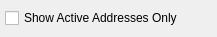
<?xml version="1.0" encoding="UTF-8"?>
<ui version="4.0">
 <comment>This file is part of the xTuple ERP: PostBooks Edition, a free and
open source Enterprise Resource Planning software suite,
Copyright (c) 1999-2019 by OpenMFG LLC, d/b/a xTuple.
It is licensed to you under the Common Public Attribution License
version 1.0, the full text of which (including xTuple-specific Exhibits)
is available at www.xtuple.com/CPAL.  By using this software, you agree
to be bound by its terms.</comment>
 <class>addresses</class>
 <widget class="QWidget" name="addresses">
  <property name="geometry">
   <rect>
    <x>0</x>
    <y>0</y>
    <width>217</width>
    <height>37</height>
   </rect>
  </property>
  <property name="windowTitle">
   <string>List Addresses</string>
  </property>
  <layout class="QGridLayout" name="gridLayout">
   <item row="0" column="0">
    <widget class="QCheckBox" name="_activeOnly">
     <property name="text">
      <string>Show Active Addresses Only</string>
     </property>
    </widget>
   </item>
  </layout>
 </widget>
 <layoutdefault spacing="5" margin="5"/>
 <resources/>
 <connections/>
</ui>
